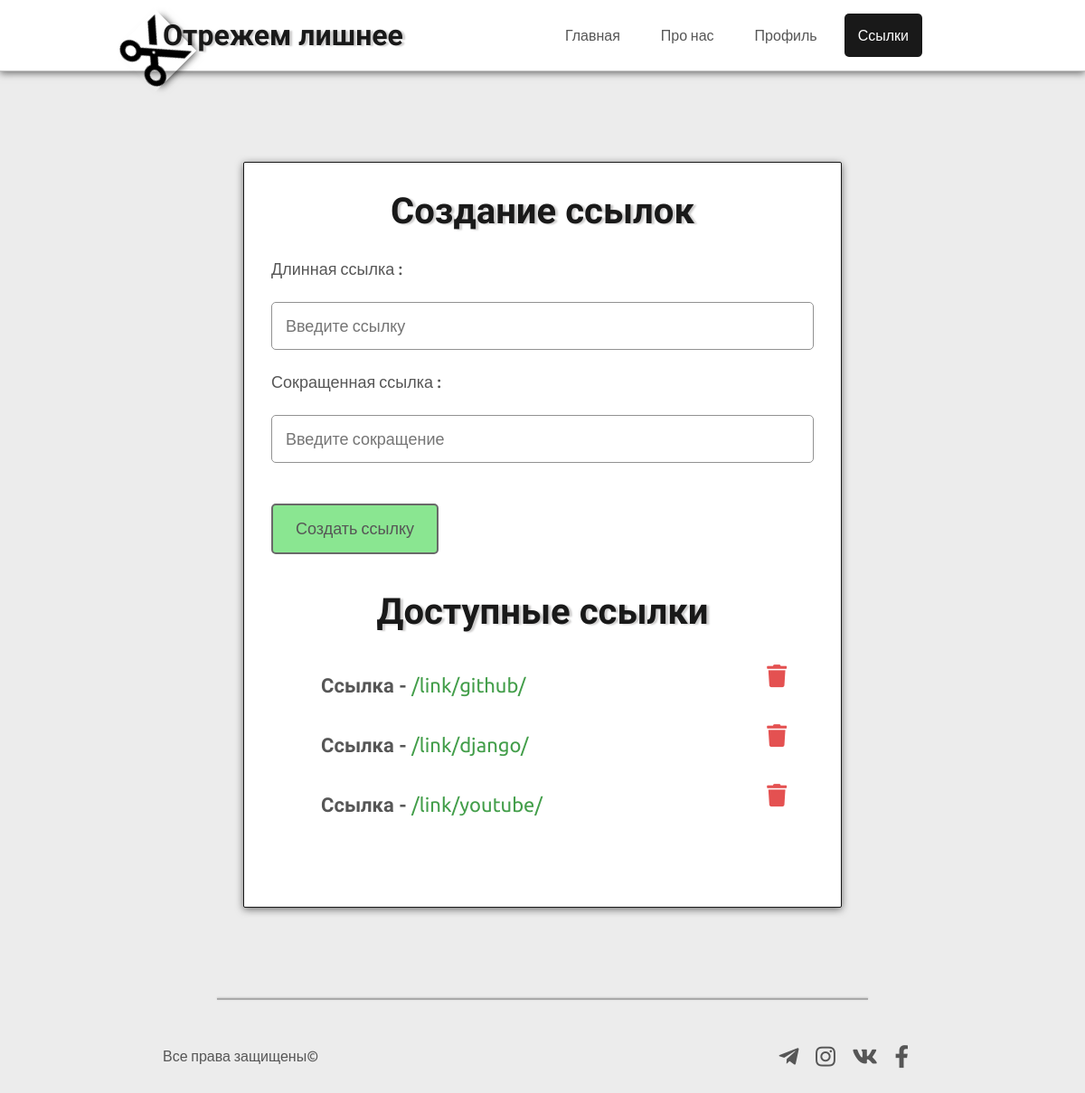
Page /user/profile/links/Dmitry (signed in) on the committed database.
### users/models.py (models this page shows, shortened)
class Link(models.Model):
    long_link = models.URLField(max_length=500,
                                verbose_name="Длинная ссылка",
                                validators=[MaxLengthValidator(250), URLValidator()],)
    reduced_link = models.CharField(max_length=100,
                                    verbose_name="Сокращенная ссылка",
                                    validators=[MaxLengthValidator(20)],
                                    unique=True)
    author = models.ForeignKey(User,
                               on_delete=models.CASCADE)

### users/views.py (the view, shortened to what this page needs)
# urls.py: path('profile/links/<str:username>', views.UserLinks.as_view(), name="links"),
class UserLinks(LoginRequiredMixin, SuccessMessageMixin, CreateView):
    model = Link
    fields = ['long_link', 'reduced_link']
    template_name = 'users/links.html'
    context_object_name = 'form'
    success_message = 'Ссылка была успешно добавлена.'
    def get_form(self, form_class=None):
        if form_class is None:
            form_class = self.get_form_class()
        form = super(UserLinks, self).get_form(form_class)
        form.fields['long_link'].widget = forms.TextInput(attrs={'placeholder': 'Введите ссылку',
                                                                 'class': 'input'})
        form.fields['reduced_link'].widget = forms.TextInput(attrs={'placeholder': 'Введите сокращение',
                                                                    'class': 'input'})
        return form
    def get_context_data(self, **kwards):
        context = super(UserLinks, self).get_context_data(**kwards)
        context['title'] = f"Ссылки {self.kwargs.get('username')}"
        context['links'] = list(Link.objects.filter(author=self.request.user).values())
        return context

### users/templates/users/links.html (shortened to what this page needs)
{% extends 'reduces/index.html' %}
{% block page_links %}active_page{% endblock %}
{% block main_block %}
<div class="form">
    <h2>Создание ссылок</h2>
    <form method="POST">
        {% for field in form %}
            <div class="field">
                <label for="{{ field.id_for_label }}" class="label">{{ field.label }} :</label>
                {{ field }}
            </div>
        {% endfor %}
        <button type="submit" class="btn btn_link mt-5">Создать ссылку</button>
    </form>
    <div class="links_profile">
        <h2>Доступные ссылки</h2>
        <div class="links_list">
            {% for link in links %}
            <div class="links_item">
                <p>Ссылка - <a href="{{ link.long_link }}" target="_blank">/link/{{ link.reduced_link }}/</a></p>
                <a href="{% url 'link_delete' user link.id %}" class="delete"><i class="fas fa-trash"></i></a>
            </div>
            {% endfor %}
        </div>
    </div>
</div>
{% endblock main_block %}

### reduces/static/reduces/css/main.css (style rules this page uses)
* { margin: 0; padding: 0; text-decoration: none; font-family: 'Ubuntu', sans-serif; font-weight: 400; color: #565656; }
h1, h2, h3, h4, h5, h6 { font-family: 'PT Sans Narrow', sans-serif; font-weight: 700; color: #191919; text-shadow: 3px 1px 2px rgba(206, 205, 205, 1); }
.btn { border: 2px solid silver; border-radius: 5px; padding: 15px 25px; font-size: 18px; cursor: pointer; }
.btn_link { border-color: #696969; background-color: #8ae691; transition: all 300ms ease; }
.mt-5 { margin-top: 20px; }
body { width: 100%; box-sizing: content-box; background-color: #ececec; }
.form { width: 50%; margin-left: auto; margin-right: auto; border: 1px solid #191919; border-radius: 2px; padding: 30px; -webkit-box-shadow: 0px 2px 8px 0px rgba(107,107,107,1); -moz-box-shadow: 0px 2px 8px 0px rgba(107,107,107,1); box-shadow: 0px 2px 8px 0px rgba(107,107,107,1); background-color: #fff; box-sizing: content-box; }
.form h2:only-of-type { font-size: 40px; text-align: center; }
.form form { margin-top: 30px; }
.form form .field { display: flex; flex-direction: column; }
.label { font-weight: 500; font-size: 18px; }
.field input, .input { width: 100%; border-radius: 5px; padding: 15px; outline: none; box-sizing: border-box; font-size: 18px; color: #929292; border: 1px solid #929292; margin-top: 25px; margin-bottom: 25px; }
.form form button { align-self: flex-end; }
.links_profile { margin-top: 40px; margin-bottom: 40px; }
.links_profile h2 { margin-bottom: 35px; }
.links_profile .links_list { margin-left: 5%; margin-right: 5%; display: flex; flex-direction: column; position: relative; }
.links_profile .links_list .links_item { display: flex; flex-wrap: nowrap; justify-content: space-between; }
.links_profile .links_list .links_item p { font-size: 22px; font-family: 'PT Sans Narrow', sans-serif; font-weight: 700; margin-bottom: 20px; border-radius: 3px; padding: 10px 25px; overflow-x: scroll; width: 85% }
.links_profile .links_list .links_item .delete, .links_profile .links_list .links_item p a { display: inline-block; color: #439e4a; transition: all 200ms ease; }
.links_profile .links_list .links_item .delete i { color: #e45151; font-size: 25px; }

### rows in the picture
Link: reduced_link "github"
Link: reduced_link "django"
Link: reduced_link "youtube"

### other values in the picture
{{ field.label }} "Длинная ссылка" "Сокращенная ссылка"
